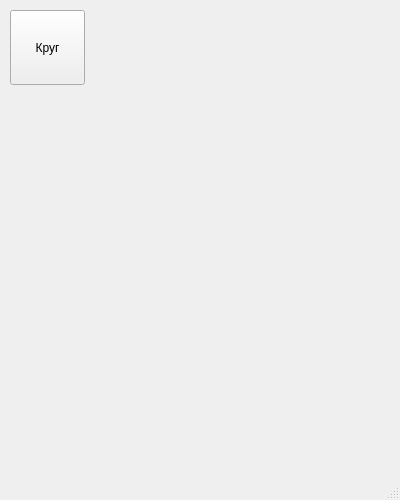
<?xml version="1.0" encoding="UTF-8"?>
<ui version="4.0">
 <class>MainWindow</class>
 <widget class="QMainWindow" name="MainWindow">
  <property name="geometry">
   <rect>
    <x>0</x>
    <y>0</y>
    <width>400</width>
    <height>500</height>
   </rect>
  </property>
  <property name="windowTitle">
   <string>Жёлтые круги</string>
  </property>
  <widget class="QWidget" name="centralwidget">
   <widget class="QPushButton" name="pushButton">
    <property name="geometry">
     <rect>
      <x>10</x>
      <y>10</y>
      <width>75</width>
      <height>75</height>
     </rect>
    </property>
    <property name="text">
     <string>Круг</string>
    </property>
   </widget>
  </widget>
  <widget class="QMenuBar" name="menubar">
   <property name="geometry">
    <rect>
     <x>0</x>
     <y>0</y>
     <width>400</width>
     <height>21</height>
    </rect>
   </property>
  </widget>
  <widget class="QStatusBar" name="statusbar"/>
 </widget>
 <resources/>
 <connections/>
</ui>
